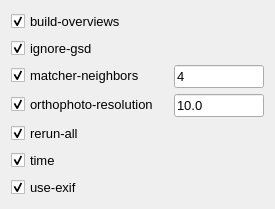
              <widget class="QWidget" name="ODMRelevantOptions">
               <property name="geometry">
                <rect>
                 <x>0</x>
                 <y>0</y>
                 <width>267</width>
                 <height>205</height>
                </rect>
               </property>
               <layout class="QFormLayout" name="formLayout_13">
                <property name="horizontalSpacing">
                 <number>15</number>
                </property>
                <item row="0" column="0">
                 <widget class="QCheckBox" name="c_build_overviews">
                  <property name="font">
                   <font>
                    <family>Arial</family>
                    <pointsize>10</pointsize>
                   </font>
                  </property>
                  <property name="text">
                   <string>build-overviews</string>
                  </property>
                  <property name="checked">
                   <bool>true</bool>
                  </property>
                 </widget>
                </item>
                <item row="1" column="0">
                 <widget class="QCheckBox" name="c_ignore_gsd">
                  <property name="font">
                   <font>
                    <family>Arial</family>
                    <pointsize>10</pointsize>
                   </font>
                  </property>
                  <property name="text">
                   <string>ignore-gsd</string>
                  </property>
                  <property name="checked">
                   <bool>true</bool>
                  </property>
                 </widget>
                </item>
                <item row="3" column="0">
                 <widget class="QCheckBox" name="c_matcher_neighbors">
                  <property name="font">
                   <font>
                    <family>Arial</family>
                    <pointsize>10</pointsize>
                   </font>
                  </property>
                  <property name="text">
                   <string>matcher-neighbors</string>
                  </property>
                  <property name="checked">
                   <bool>true</bool>
                  </property>
                 </widget>
                </item>
                <item row="3" column="1">
                 <widget class="QLineEdit" name="l_matcher_neighbors">
                  <property name="sizePolicy">
                   <sizepolicy hsizetype="Minimum" vsizetype="Fixed">
                    <horstretch>0</horstretch>
                    <verstretch>0</verstretch>
                   </sizepolicy>
                  </property>
                  <property name="minimumSize">
                   <size>
                    <width>90</width>
                    <height>0</height>
                   </size>
                  </property>
                  <property name="font">
                   <font>
                    <family>Arial</family>
                    <pointsize>10</pointsize>
                   </font>
                  </property>
                  <property name="text">
                   <string>4</string>
                  </property>
                 </widget>
                </item>
                <item row="4" column="0">
                 <widget class="QCheckBox" name="c_orthophoto_resolution">
                  <property name="font">
                   <font>
                    <family>Arial</family>
                    <pointsize>10</pointsize>
                   </font>
                  </property>
                  <property name="text">
                   <string>orthophoto-resolution</string>
                  </property>
                  <property name="checked">
                   <bool>true</bool>
                  </property>
                 </widget>
                </item>
                <item row="4" column="1">
                 <widget class="QLineEdit" name="l_orthophoto_resolution">
                  <property name="font">
                   <font>
                    <family>Arial</family>
                    <pointsize>10</pointsize>
                   </font>
                  </property>
                  <property name="text">
                   <string>10.0</string>
                  </property>
                 </widget>
                </item>
                <item row="5" column="0">
                 <widget class="QCheckBox" name="c_rerun_all">
                  <property name="font">
                   <font>
                    <family>Arial</family>
                    <pointsize>10</pointsize>
                   </font>
                  </property>
                  <property name="text">
                   <string>rerun-all</string>
                  </property>
                  <property name="checked">
                   <bool>true</bool>
                  </property>
                 </widget>
                </item>
                <item row="6" column="0">
                 <widget class="QCheckBox" name="c_time">
                  <property name="font">
                   <font>
                    <family>Arial</family>
                    <pointsize>10</pointsize>
                   </font>
                  </property>
                  <property name="text">
                   <string>time</string>
                  </property>
                  <property name="checked">
                   <bool>true</bool>
                  </property>
                 </widget>
                </item>
                <item row="7" column="0">
                 <widget class="QCheckBox" name="c_use_exif">
                  <property name="font">
                   <font>
                    <family>Arial</family>
                    <pointsize>10</pointsize>
                   </font>
                  </property>
                  <property name="text">
                   <string>use-exif</string>
                  </property>
                  <property name="checked">
                   <bool>true</bool>
                  </property>
                 </widget>
                </item>
               </layout>
              </widget>
